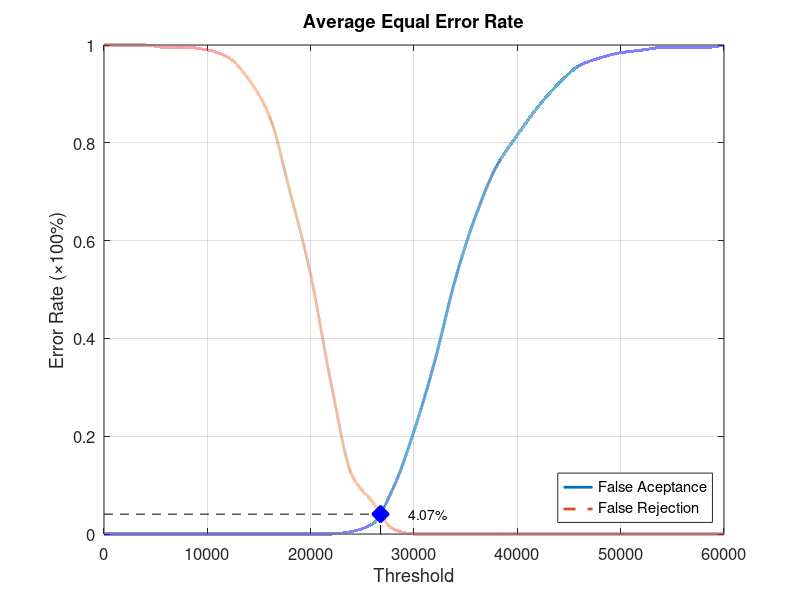
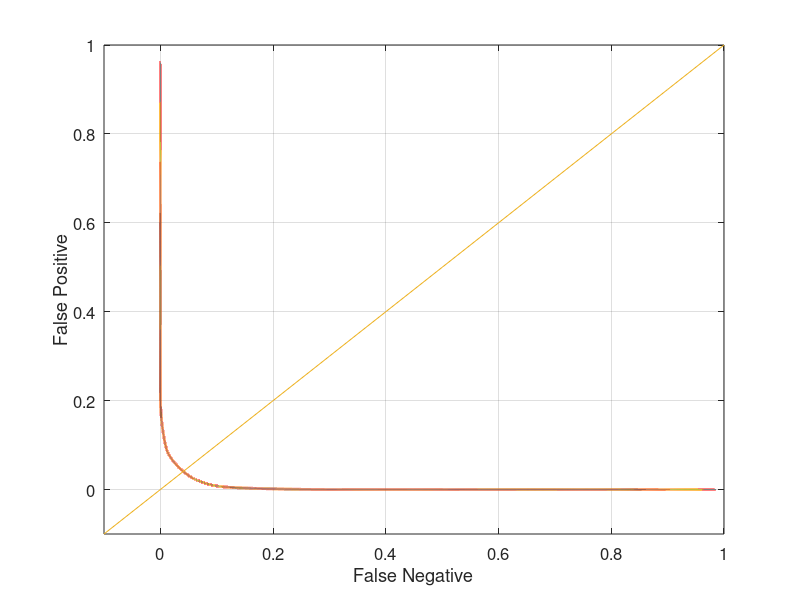

MATLAB code for these plots, in order:
function yEER = Database4_1
close all;
clear;
clc;
x = 0:2000:60000;
xq = 0:0.5:60000;

y0 = [0 0 0 0 0 0 0 0 0 0 0 0 0.00526316 0.0210526 0.0947368 0.210526 0.352632 0.521053 0.652632 0.752632 0.815789 0.873684 0.921053 0.957895 0.973684 0.984211 0.989474 0.994737 0.994737 0.994737 1];
yy0 = interp1(x, y0, xq, 'pchip');
y1 = [1 1 1 0.995 0.995 0.99 0.975 0.93 0.855 0.7 0.53 0.305 0.12 0.065 0.01 0 0 0 0 0 0 0 0 0 0 0 0 0 0 0 0];
yy1 = interp1(x, y1, xq, 'pchip');

% Calculating EER: 
y2 = abs(y0 - y1);
find(y2 == min(y2))
yy2 = abs(yy0 - yy1);
xEER = find(yy2 == min(yy2));
xEERIndex = xq(xEER) % X-axis EER
yEER = yy0(xEER) % Y-axis EER

main = figure
plot(xq, yy0,'-','LineWidth', 2);	hold on
plot(xq, yy1,'--','LineWidth', 2);	hold on
plot([xEERIndex xEERIndex], [0 yEER], 'k--');	hold on
plot([0 xEERIndex], [yEER yEER], 'k--');	hold on
plot(xEERIndex, yEER, 'bx', 'LineWidth', 10);	hold on
text(xEERIndex + 10 * xEERIndex / 100, yEER, [num2str(round((10000 * yEER)) / 100) '%'])
legend('False Aceptance', 'False Rejection', 'Location', 'SouthEast')
xlabel('Threshold')
ylabel('Error Rate (\times100%)')
title('Average Equal Error Rate')
set(gca, 'FontSize', 12)
axis([0 60000 0 1])
grid on

print(main, 'Database4_1Main', '-dpng');
FNRxFPR = figure('Color', [1 1 1]);
plot(yy1, yy0, '-', yy1, yy0, 'LineWidth', 2);
hold on
y = -0.1:0.1:1
plot(y, y); 
set(gca, 'FontSize', 12)
xlabel('False Negative')
ylabel('False Positive')
axis([-0.1 1 -0.1 1])
set(gca, 'FontSize', 12)
grid on

print(FNRxFPR, 'Database4_1FNRxFPR','-dpng');
end
